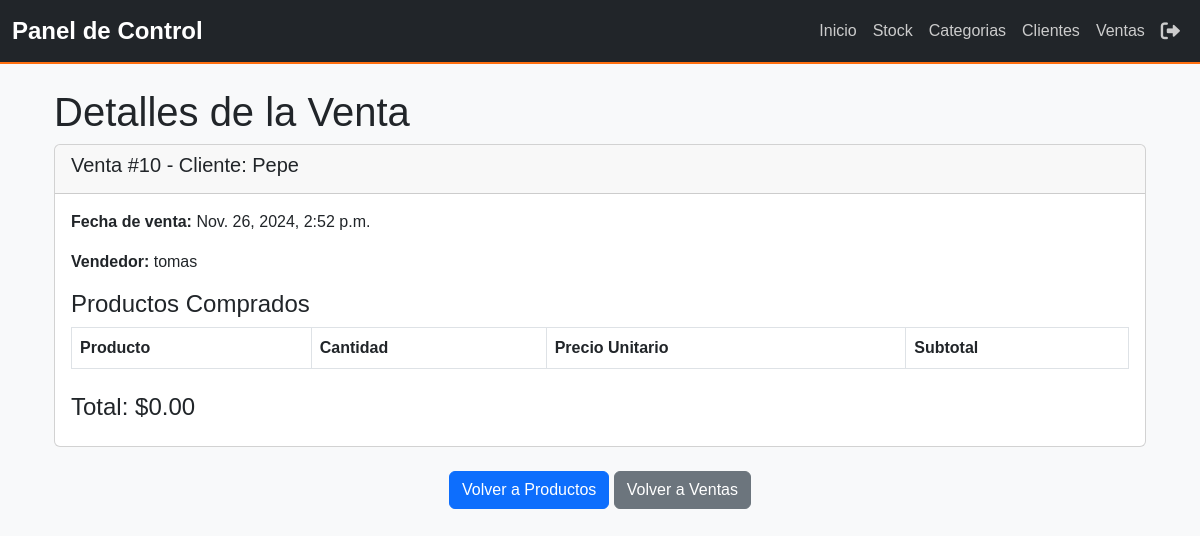
Screenshot of /ventas/10/ with the database file from the repository.
### myapp/models.py (models this page shows, shortened)
class Venta(models.Model):
    cliente = models.ForeignKey(Cliente, on_delete=models.CASCADE)
    vendedor = models.ForeignKey(User, on_delete=models.SET_NULL, null=True, blank=True)
    fecha_venta = models.DateTimeField(auto_now_add=True)
    total_venta = models.DecimalField(max_digits=10, decimal_places=2, default=0)
    metodo_pago = models.CharField(max_length=50)
    productos = models.ManyToManyField(Producto, through='DetalleVenta')

class Cliente(models.Model):
    nombre = models.CharField(max_length=255, verbose_name='Nombre Completo')
    compania = models.CharField(max_length=255, blank=True, null=True, verbose_name='Compañía')
    email = models.EmailField(unique=True, verbose_name='Correo Electrónico')
    telefono = models.CharField(max_length=15, verbose_name='Número de Teléfono')
    direccion = models.TextField(blank=True, null=True, verbose_name='Dirección')
    fecha_registro = models.DateTimeField(auto_now_add=True, verbose_name='Fecha de Registro')
    estatus = models.CharField(
        max_length=20,
        choices=[('activo', 'Activo'), ('inactivo', 'Inactivo')],
        default='activo',
        verbose_name='Estatus'
    )
    notas = models.TextField(blank=True, null=True, verbose_name='Notas Adicionales')
    class Meta:
        verbose_name = 'Cliente'
        verbose_name_plural = 'Clientes'
        ordering = ['-fecha_registro']

### myapp/views.py (the view)
# urls.py: path('ventas/<int:pk>/', VentaDetailView.as_view(), name='venta_detail'),
class VentaDetailView(DetailView):
    model = Venta
    template_name = 'ventas/venta_detail.html'
    context_object_name = 'venta'

### myapp/context_processors.py (called while the page is built, shortened)
def user_role(request):
    return {'role': 'Invitado'}

### myapp/templates/ventas/venta_detail.html (shortened to what this page needs)
{% extends 'base.html' %}
{% block content %}
<div class="container mt-4">
    <h1>Detalles de la Venta</h1>
    <div class="card mb-4">
        <div class="card-header">
            <h5>Venta #{{ venta.id }} - Cliente: {{ venta.cliente.nombre }}</h5>
        </div>
        <div class="card-body">
            <p><strong>Fecha de venta:</strong> {{ venta.fecha_venta }}</p>
            <p><strong>Vendedor:</strong> {{ venta.vendedor }}</p>
            <h4>Productos Comprados</h4>
            <table class="table table-bordered">
                <thead>
                    <tr>
                        <th>Producto</th>
                        <th>Cantidad</th>
                        <th>Precio Unitario</th>
                        <th>Subtotal</th>
                    </tr>
                </thead>
            </table>
            <div class="mt-4">
                <h4>Total: ${{ venta.total_venta  }}</h4>
            </div>
        </div>
    </div>
    <div class="text-center mt-4">
        <a href="{% url 'producto_list' %}" class="btn btn-primary">Volver a Productos</a>
        <a href="{% url 'venta_list' %}" class="btn btn-secondary">Volver a Ventas</a>
    </div>
</div>
{% endblock %}

### myapp/static/css/styles.css (style rules this page uses)
body { font-family: 'Arial', sans-serif; background-color: #f4f6f9; margin: 0; padding: 0; }

### rows the page displays
Venta: id "10", cliente.nombre "Pepe", fecha_venta "Nov. 26, 2024, 2:52 p.m.", vendedor "tomas", total_venta "0.00"
